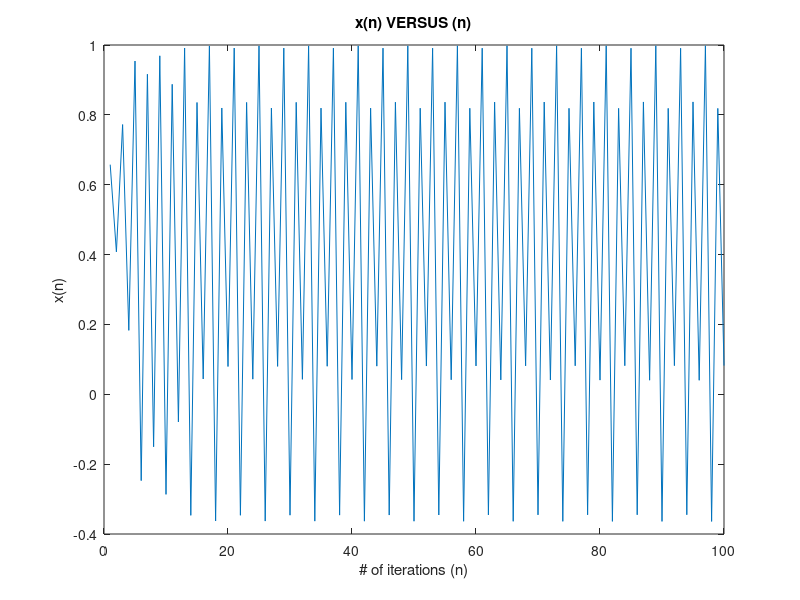

Recreate this plot in MATLAB.
%Sinle Oscillator Exploration
clear all;
close all;
clc;

alpha = 1.37;
x_n = .5;

for i = 1:100
    
   f_x = 1 - ( alpha * x_n ^ 2 );
   y(i) = f_x;
   x_n = f_x;
    
    
end

plot(y)
ylabel('x(n)');
xlabel('# of iterations (n)');
title('x(n) VERSUS (n)')



